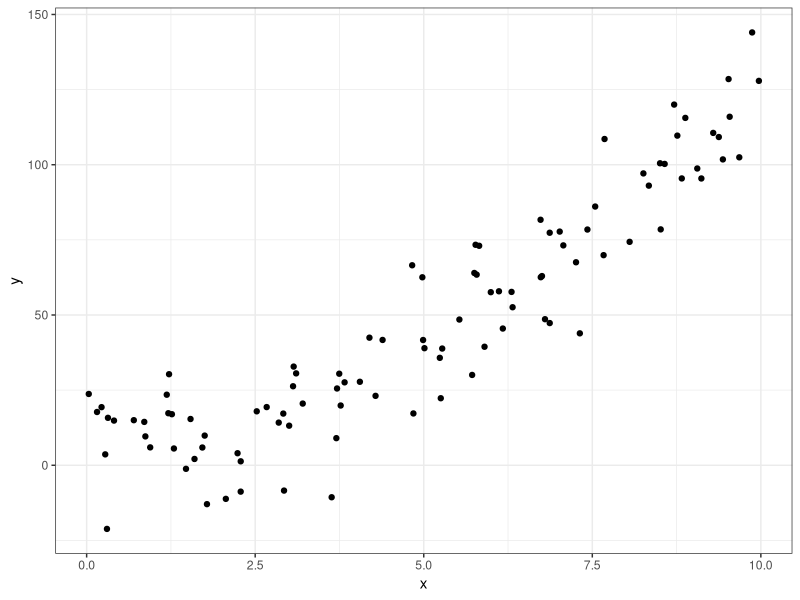
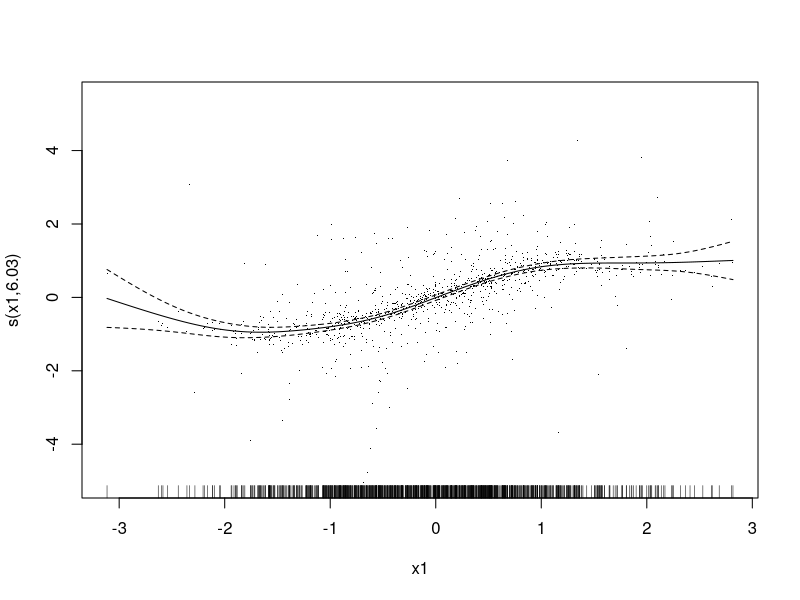
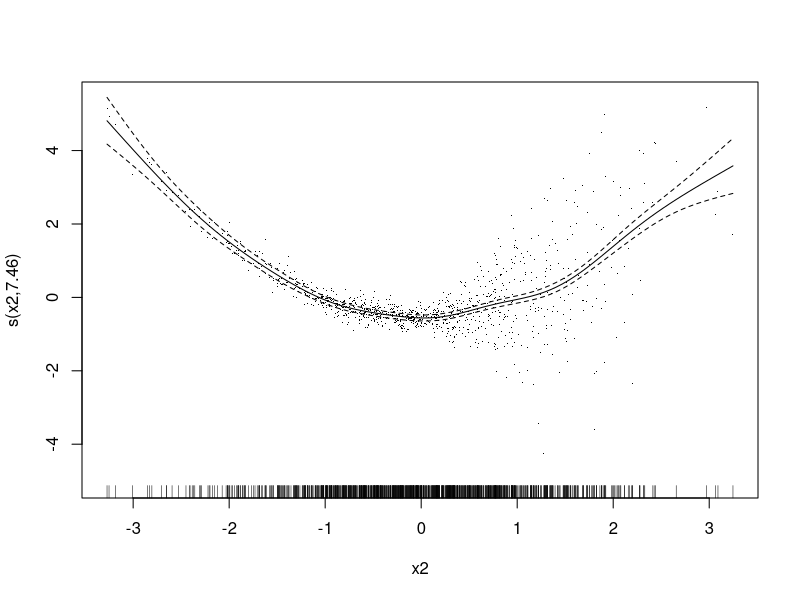
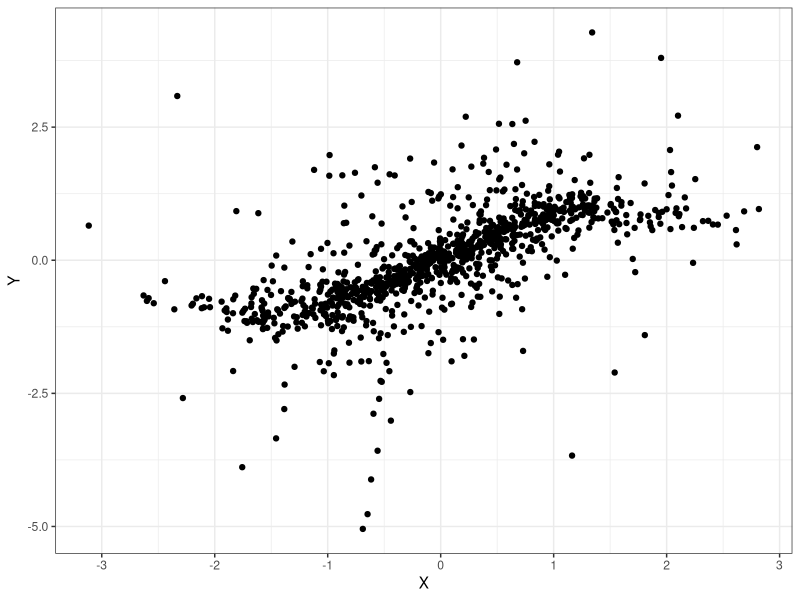
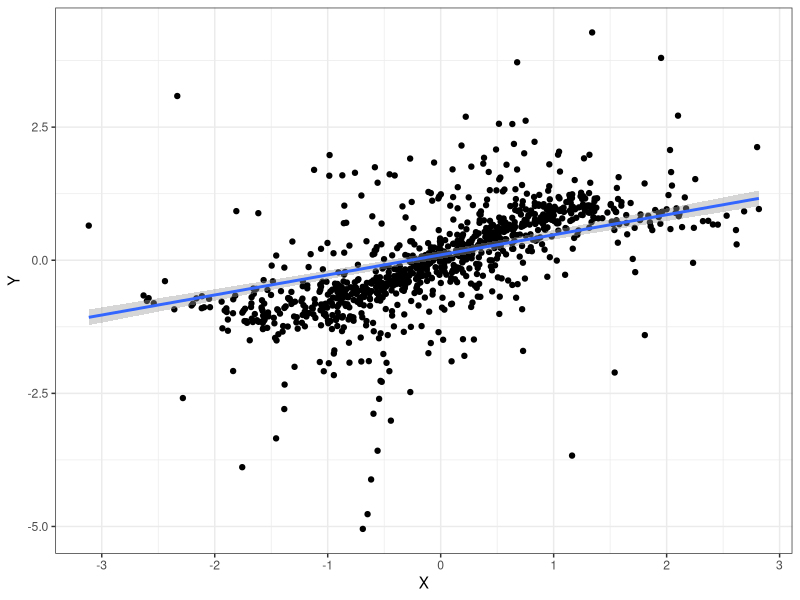
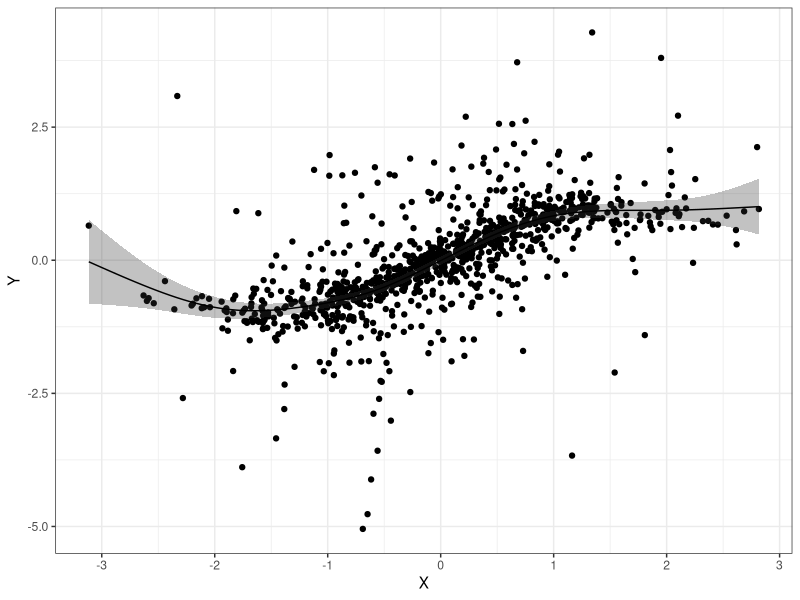
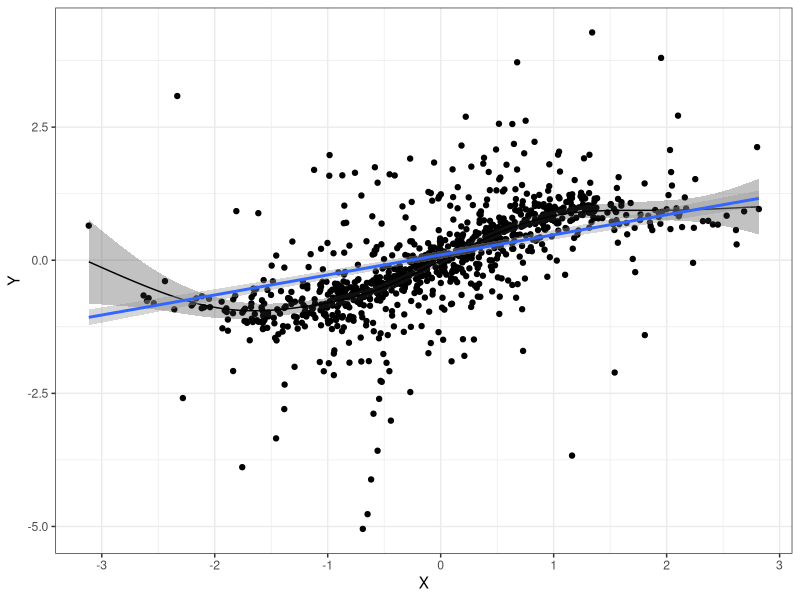
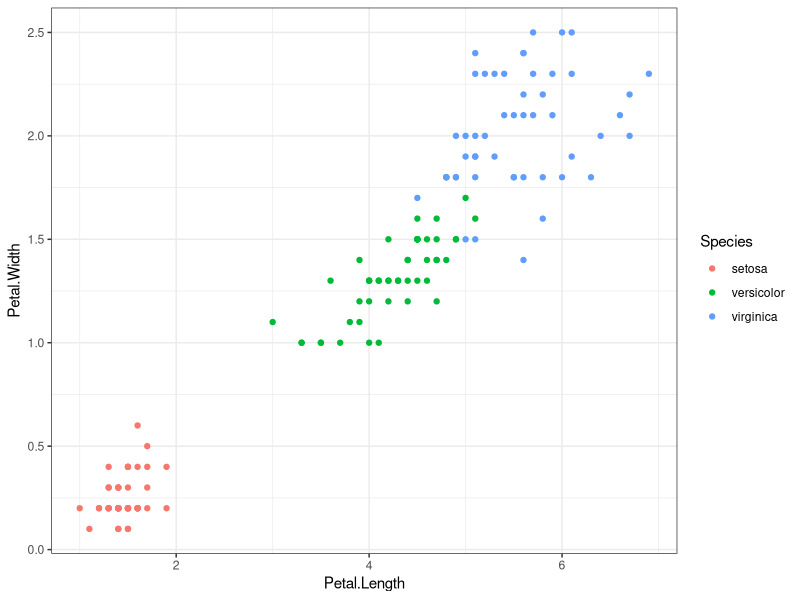

Generate these figures, in order, with R:
## ---- chunk 1
#| echo: false
library(ggplot2)
x <- runif(100, 0, 10)
y <- 1.25 * x^2 + 5 + rnorm(100, sd = 15)
data.frame(x, y) |>
  ggplot(aes(x, y)) +
  geom_point() +
  theme_bw()
## ---- chunk 2
#| include: false

library(tidyverse)
library(mgcv)
n <- 1e3
dat <- data.frame("x1" = rnorm(n), "x2" = rnorm(n), "x3" = rnorm(n))
dat$y <- with(dat, sin(x1) + 0.5 * x2^2 + 0.2 * x3 + pmax(x2, 0.2) * rnorm(n))
b <- gam(y ~ s(x1) + s(x2) + x3, data = dat, method = "REML")

p_obj <- plot(b, residuals = TRUE)
p_obj <- p_obj[[1]] # just one smooth so select the first component
sm_df <- as.data.frame(p_obj[c("x", "se", "fit")])
data_df <- as.data.frame(p_obj[c("raw", "p.resid")])
## ---- chunk 3
#| echo: false
ggplot(sm_df, aes(x = x, y = fit)) +
  geom_point(data = data_df, mapping = aes(x = raw, y = p.resid)) +
  # geom_ribbon(aes(ymin = fit - se, ymax = fit + se, y = NULL),
  #             alpha = 0.3) +
  # geom_line() +
  # labs(x = p_obj$xlab, y = p_obj$ylab) +
  # geom_smooth(method = "lm") +
  xlab("X") +
  ylab("Y") +
  theme_bw()
## ---- chunk 4
#| echo: false
ggplot(sm_df, aes(x = x, y = fit)) +
  geom_point(data = data_df, mapping = aes(x = raw, y = p.resid)) +
  # geom_ribbon(aes(ymin = fit - se, ymax = fit + se, y = NULL),
  #             alpha = 0.3) +
  # geom_line() +
  # labs(x = p_obj$xlab, y = p_obj$ylab) +
  geom_smooth(method = "lm") +
  xlab("X") +
  ylab("Y") +
  theme_bw()
## ---- chunk 5
#| echo: false
ggplot(sm_df, aes(x = x, y = fit)) +
  geom_point(data = data_df, mapping = aes(x = raw, y = p.resid)) +
  geom_ribbon(aes(ymin = fit - se, ymax = fit + se, y = NULL),
    alpha = 0.3
  ) +
  geom_line() +
  labs(x = p_obj$xlab, y = p_obj$ylab) +
  # geom_smooth(method = "lm") +
  xlab("X") +
  ylab("Y") +
  theme_bw()
## ---- chunk 6
#| echo: false
ggplot(sm_df, aes(x = x, y = fit)) +
  geom_point(data = data_df, mapping = aes(x = raw, y = p.resid)) +
  geom_ribbon(aes(ymin = fit - se, ymax = fit + se, y = NULL),
    alpha = 0.3
  ) +
  geom_line() +
  labs(x = p_obj$xlab, y = p_obj$ylab) +
  geom_smooth(method = "lm") +
  xlab("X") +
  ylab("Y") +
  theme_bw()
## ---- chunk 7
#| echo: false
ggplot(
  data = iris,
  aes(x = Petal.Length, y = Petal.Width, col = Species)
) +
  geom_point() +
  theme_bw()
## ---- chunk 8
#| echo: false
library(class)
set.seed(1236894)
setosa <- rbind(iris[iris$Species == "setosa", ])
versicolor <- rbind(iris[iris$Species == "versicolor", ])
virginica <- rbind(iris[iris$Species == "virginica", ])


ind <- sample(1:nrow(setosa), nrow(setosa) * 0.6)

iris.train <- rbind(setosa[ind, ], versicolor[ind, ], virginica[ind, ])
iris.test <- rbind(setosa[-ind, ], versicolor[-ind, ], virginica[-ind, ])
iris_pred <- knn(train = iris.train[, 1:4], test = iris.test[, 1:4], cl = iris.train$Species, k = 5)
table(iris.test$Species, iris_pred)
## ---- chunk 9
#| echo: false

library(e1071)
svm_model <- svm(Species ~ .,
  data = iris,
  kernel = "radial"
) # linear/polynomial/sigmoid
pred <- predict(svm_model, iris)
tab <- table(Predicted = pred, Actual = iris$Species)
tab
## ---- chunk 10
#| echo: false
ggplot(sm_df, aes(x = x, y = fit)) +
  geom_point(data = data_df, mapping = aes(x = raw, y = p.resid)) +
  geom_ribbon(aes(ymin = fit - se, ymax = fit + se, y = NULL),
    alpha = 0.3
  ) +
  geom_line() +
  labs(x = p_obj$xlab, y = p_obj$ylab) +
  geom_smooth(method = "lm") +
  xlab("X") +
  ylab("Y") +
  theme_bw()
## ---- chunk 11
#| echo: false
x <- runif(100, 0, 10)
y <- 3 * x^2 - 5*x + 3 + rnorm(100, sd = 15)
data.frame(x, y) |>
  ggplot(aes(x, y)) +
  geom_point() +
  # stat_smooth() +
  theme_bw()

## ---- chunk 12
#| echo: false
x <- runif(100, 0, 10)
y <- 3 * x^2 - 5*x + 3 + rnorm(100, sd = 15)
data.frame(x, y) |>
  ggplot(aes(x, y)) +
  geom_point() +
  stat_smooth(method = "lm") +
  theme_bw()

## ---- chunk 13
#| echo: false
x <- runif(100, 0, 10)
y <- 3 * x^2 - 5*x + 3 + rnorm(100, sd = 15)
data.frame(x, y) |>
  ggplot(aes(x, y)) +
  geom_point() +
  stat_smooth(method = "loess", span = 0.075) +
  theme_bw()

## ---- chunk 14
#| echo: false
x <- runif(100, 0, 10)
y <- 3 * x^2 - 5*x + 3 + rnorm(100, sd = 15)
data.frame(x, y) |>
  ggplot(aes(x, y)) +
  geom_point() +
  stat_smooth() +
  theme_bw()

## ---- chunk 15
#| code-fold: true
x <- runif(100, 0, 10)
y <- 3 * x^2 - 5*x + 3 + rnorm(100, sd = 15)
data.frame(x, y) |>
  ggplot(aes(x, y)) +
  geom_point() +
  stat_smooth(method = "lm", 
              color = "skyblue4", fill = "skyblue2") +
  stat_smooth(method = "loess", span = 0.075, 
              color = "springgreen4", fill = "springgreen2") +
  stat_smooth(color = "violetred", fill = "violet") +
  theme_bw()

